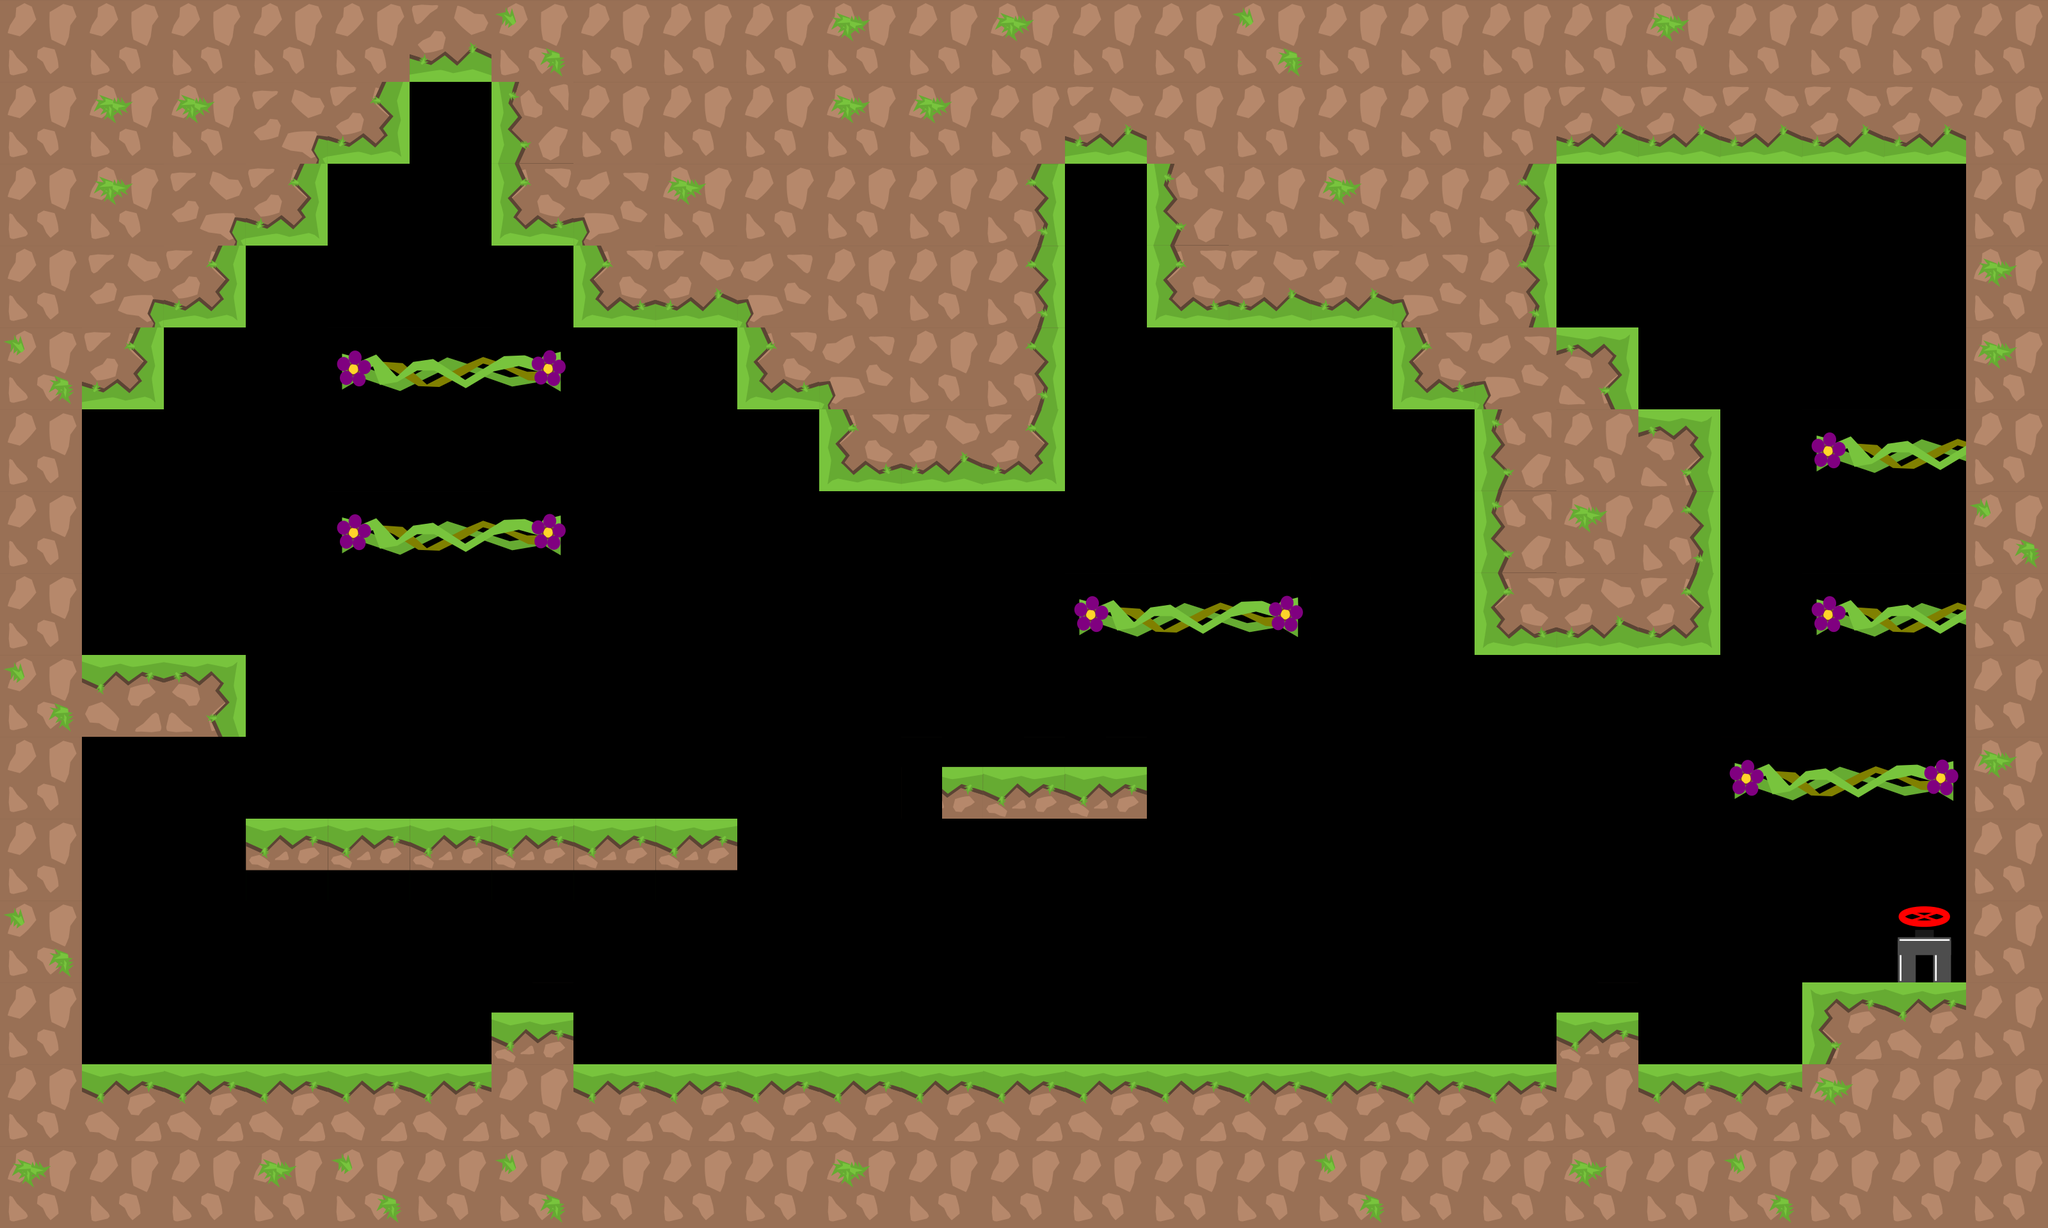

A 2D game scene composited from a Tiled map and its tileset images. What follows is a short description and the map's XML, with each tile layer's data collapsed to a summary:
An orthogonal 25x15 tile map with 128x128 px tiles, 2 tile layers (graphics, oil), 3 tilesets and 40 objects.

<map version="1.0" tiledversion="1.1.1" orientation="orthogonal" renderorder="right-down" width="25" height="15" tilewidth="128" tileheight="128" infinite="0" nextobjectid="158">
 <tileset firstgid="1" source="tiles_128x128.tsx" />
 <tileset firstgid="37" source="tiles_oil_128x128.tsx" />
 <tileset firstgid="77" source="tiles_128x128_green.tsx" />
 <layer name="graphics" width="25" height="15">
  <data>[375 cells, 201 non-empty, 22 distinct tile ids]</data>
 </layer>
 <layer name="oil" width="25" height="15">
  <data>[375 cells, 0 non-empty, 0 distinct tile ids]</data>
 </layer>
 <objectgroup name="blocks">
  <object id="1" x="8" y="1664.63" width="3196" height="247.372" />
  <object id="2" x="3072" y="4" width="112" height="1696" />
  <object id="3" x="64" y="52" width="64" height="1684" />
  <object id="4" x="8" y="4" width="3172" height="120" />
  <object id="121" x="768" y="1584" width="128" height="80" />
  <object id="122" x="2432" y="1582" width="128" height="82" />
  <object id="123" x="2816" y="1536" width="256" height="128" />
  <object id="126" x="384" y="1280" width="768" height="82" />
  <object id="131" x="128" y="1024" width="256" height="128" />
  <object id="138" x="2304" y="640" width="384" height="384" />
  <object id="139" x="2176" y="512" width="384" height="128" />
  <object id="140" x="1792" y="256" width="640" height="256" />
  <object id="142" x="1664" y="128" width="1408" height="128" />
  <object id="143" x="1280" y="128" width="384" height="640" />
  <object id="144" x="768" y="128" width="128" height="256" />
  <object id="145" x="896" y="384" width="384" height="128" />
  <object id="146" x="1152" y="512" width="128" height="128" />
  <object id="147" x="512" y="128" width="128" height="128" />
  <object id="148" x="384" y="256" width="128" height="128" />
  <object id="149" x="256" y="384" width="128" height="128" />
  <object id="150" x="128" y="512" width="128" height="128" />
  <object id="155" x="1470" y="1197.33" width="322" height="82.6667" />
 </objectgroup>
 <objectgroup name="slope" />
 <objectgroup name="passBlock">
  <object id="106" x="530.955" y="559.678" width="327.697" height="46" />
  <object id="128" x="541.743" y="814.829" width="327.697" height="46" />
  <object id="130" x="1695.92" y="943.859" width="327.697" height="46" />
  <object id="134" x="2715.92" y="1198.53" width="327.697" height="46" />
  <object id="135" x="2851.92" y="941.193" width="218.364" height="46" />
  <object id="136" x="2851.92" y="685.193" width="218.364" height="46" />
 </objectgroup>
 <objectgroup name="flowers">
  <object id="24" x="2905.09" y="348.247" width="69.697" height="69.697">
   <ellipse />
  </object>
  <object id="74" x="220.606" y="860.732" width="69.697" height="69.697">
   <ellipse />
  </object>
  <object id="75" x="665.696" y="278.549" width="69.697" height="69.697">
   <ellipse />
  </object>
  <object id="80" x="1096" y="1020.97" width="69.697" height="69.697">
   <ellipse />
  </object>
  <object id="83" x="2637.34" y="429.216" width="69.697" height="69.697">
   <ellipse />
  </object>
  <object id="111" x="1710.31" y="598.913" width="69.697" height="69.697">
   <ellipse />
  </object>
  <object id="152" x="2402.07" y="1348.25" width="69.697" height="60.6061">
   <ellipse />
  </object>
  <object id="153" x="1499.04" y="996.732" width="69.697" height="60.6061">
   <ellipse />
  </object>
  <object id="156" x="1695.16" y="444.368" width="69.697" height="69.697">
   <ellipse />
  </object>
  <object id="157" x="2016.37" y="635.277" width="69.697" height="69.697">
   <ellipse />
  </object>
 </objectgroup>
 <objectgroup name="end">
  <object id="44" x="2962.83" y="1418.25" width="93" height="95">
   <ellipse />
  </object>
 </objectgroup>
 <objectgroup name="pushBlocks">
  <object id="46" x="2082.1" y="1529.88" width="124.667" height="124.667" />
 </objectgroup>
 <objectgroup name="damage" />
</map>
